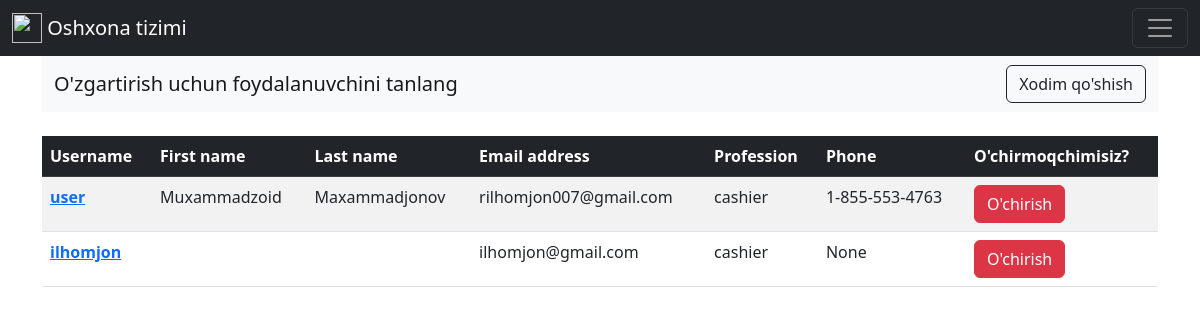
/accounts/admin/users/ (signed in), run on an earlier commit of the app's database.
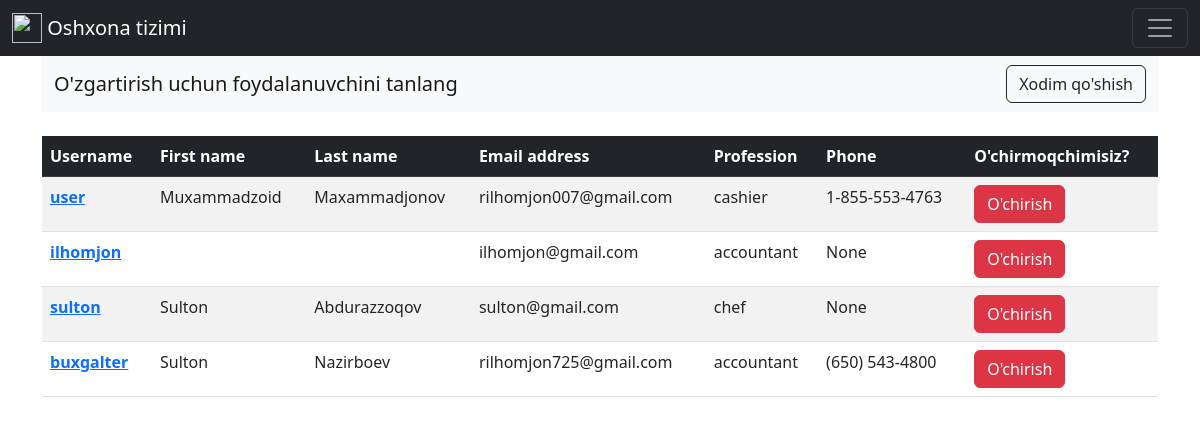
And on a later commit of the database.
### accounts/models.py (models this page shows)
class EmployeeUser(AbstractUser):
    phone = models.CharField(max_length=20, null=True, blank=True)
    STATUS = (
        ('cashier', ('kassir')),
        ('chef', ('oshpaz')),
        ('accountant', ('buxgalter')),
    )
    profession = models.CharField(
        max_length=32,
        choices=STATUS,
        default='cashier',
    )

### accounts/views.py (the view)
# urls.py: path('admin/users/', all_users_view, name='users'),
def all_users_view(request):
    if request.user.is_superuser or request.user.profession == 'accountant':
        all_users = EmployeeUser.objects.all()
        return render(request, 'admin_page/users.html', {
            'users': all_users,
        })
    else:
        return redirect('/page/not_found/')

### template/admin_page/users.html (shortened to what this page needs)
{% extends 'admin_page/admin.html' %}
{% block content %}
<nav class="navbar bg-light">
  <div class="container-fluid">
    <a class="navbar-brand" href="{% url 'users' %}">O'zgartirish uchun foydalanuvchini tanlang</a>
    <a class="btn btn-outline-dark" href="{% url 'adduser' %}" role="button">Xodim qo'shish</a>
  </div>
</nav>
<br>
<table class="table table-striped table-hover">
  <thead>
    <tr class="table table-dark">
      <th scope="col">Username</th>
      <th scope="col">First name</th>
      <th scope="col">Last name</th>
      <th scope="col">Email address</th>
      <th scope="col">Profession</th>
      <th scope="col">Phone</th>
      <th scope="col">O'chirmoqchimisiz?</th>
    </tr>
  </thead>
  <tbody>
  {% for user in users %}
    <tr>
      <th scope="row"><a href="{% url 'admin_edit' user.pk %}">{{ user.username }}</a></th>
      <td>{{ user.first_name }}</td>
      <td>{{ user.last_name }}</td>
      <td>{{ user.email }}</td>
      <td>{{ user.profession }}</td>
      <td>{{ user.phone }}</td>
      <td>
        <a href="{% url 'deleteuser' user.pk %}" class="btn btn-danger">O'chirish</a></td>
    </tr>
  {% endfor %}
  </tbody>
</table>
{% endblock content %}

What changed in the data, as far as the page shows it:
changed EmployeeUser "ilhomjon": profession "cashier" → "accountant"
added EmployeeUser: username "sulton", first_name "Sulton", last_name "Abdurazzoqov", email "sulton@gmail.com", profession "chef", phone "None"
added EmployeeUser: username "buxgalter", first_name "Sulton", last_name "Nazirboev", email "rilhomjon725@gmail.com", profession "accountant", phone "(650) 543-4800"
